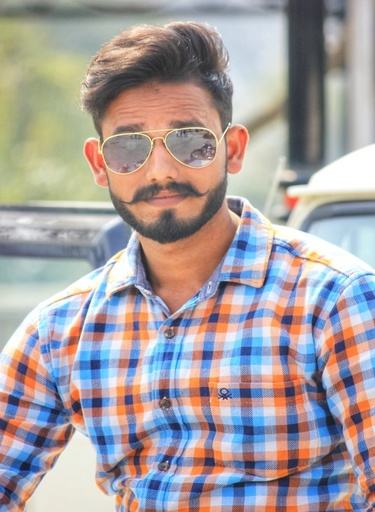
#> input picture data/my.JPG, 375 x 512 px, shrunk from 512 x 700 before the run, found by its file name
$ jupyter execute '6 - Rotations.ipynb'
#> lines starting #> are read from the running program, lines starting #| are printed output that depends on the picture
[cell 1]
import numpy as np, cv2

# Rotation Matrix

[cell 2]
from IPython.display import Image

[cell 3]
Image('tutorial images/rotation matrix.png')

## cv2.getRotationMatrix2D((rotation_center_x, rotation_center_y), angle of rotation, scale)

#### scale:- meaning ratio of actual and rotated image

#### Remember angle of rotation is anticlockwise

[cell 4]
import cv2, numpy as np
image = cv2.imread('my.JPG')
#> image is the input picture: shape (512, 375, 3); mean B, G, R 159.9, 158.8, 166.9
height, width = image.shape[:2]
#> height = 512; width = 375

#Divide by two to rotate the image around its center
#we assume centre of image is width /2 and height / 2
rotation_matrix = cv2.getRotationMatrix2D((width / 2, height / 2), 180, 2)
rotated_image = cv2.warpAffine(image, rotation_matrix, (width, height))
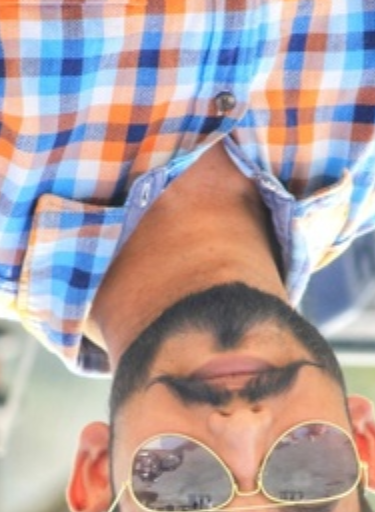
#> rotated_image: shape (512, 375, 3); mean B, G, R 161.8, 160.5, 176.6
cv2.imshow('Rotated Image', rotated_image)
#cv2.imwrite('Rotated Image.png', rotated_image)
cv2.waitKey()
cv2.destroyAllWindows()

# cv2.transpose(image)

### Transpose of image

[cell 5]
import cv2, numpy as np
image = cv2.imread('my.JPG')
image = cv2.transpose(image)
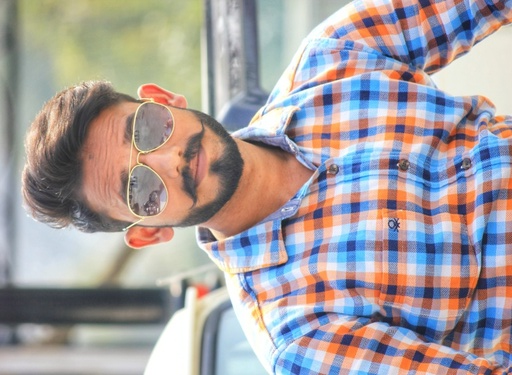
#> image: shape (375, 512, 3); mean B, G, R 159.9, 158.8, 166.9
cv2.imshow('Transposed Image', image)
cv2.waitKey()
cv2.destroyAllWindows()
